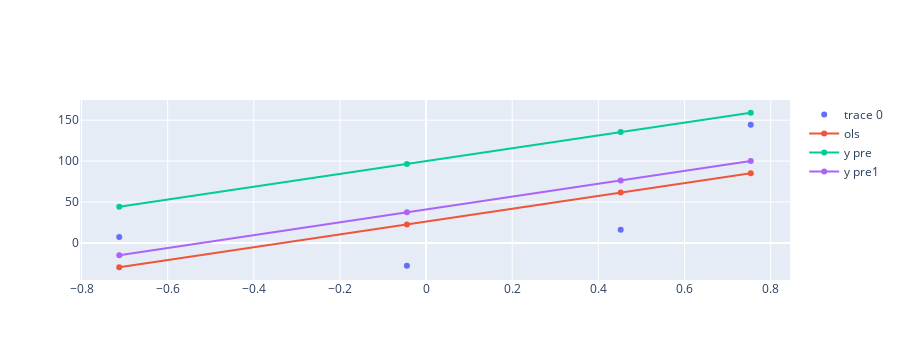

The cell this chart's notebook holds for it:
### Code cell
fig = go.Figure()
fig.add_trace(go.Scatter(x=x.ravel(),y=y,mode = 'markers'))
fig.add_trace(go.Scatter(x=x.ravel(),y=reg.predict(x),mode = 'markers+lines',name = 'ols'))
fig.add_trace(go.Scatter(x=x.ravel(),y=y_pre,mode = 'markers+lines',name = 'y pre'))
fig.add_trace(go.Scatter(x=x.ravel(),y=y_pre1,mode = 'markers+lines',name = 'y pre1'))

### Figure 1 — Plotly figure (JSON) as saved in the notebook; plotly's stock layout.template omitted (floating-point values rounded to 4 significant figures)
{"data": [{"mode": "markers", "type": "scatter", "x": [-0.7124, 0.4518, -0.0445, 0.7538], "y": [7.218, 16.05, -27.84, 144.4]}, {"mode": "markers+lines", "name": "ols", "type": "scatter", "x": [-0.7124, 0.4518, -0.0445, 0.7538], "y": [-29.66, 61.56, 22.67, 85.22]}, {"mode": "markers+lines", "name": "y pre", "type": "scatter", "x": [-0.7124, 0.4518, -0.0445, 0.7538], "y": [44.18, 135.4, 96.51, 159.1]}, {"mode": "markers+lines", "name": "y pre1", "type": "scatter", "x": [-0.7124, 0.4518, -0.0445, 0.7538], "y": [-14.89, 76.33, 37.44, 99.99]}], "layout": {"autosize": true, "height": 360, "xaxis": {"autorange": true, "range": [-0.8014, 0.8428], "type": "linear"}, "yaxis": {"autorange": true, "range": [-45.23, 174.6], "type": "linear"}}}
